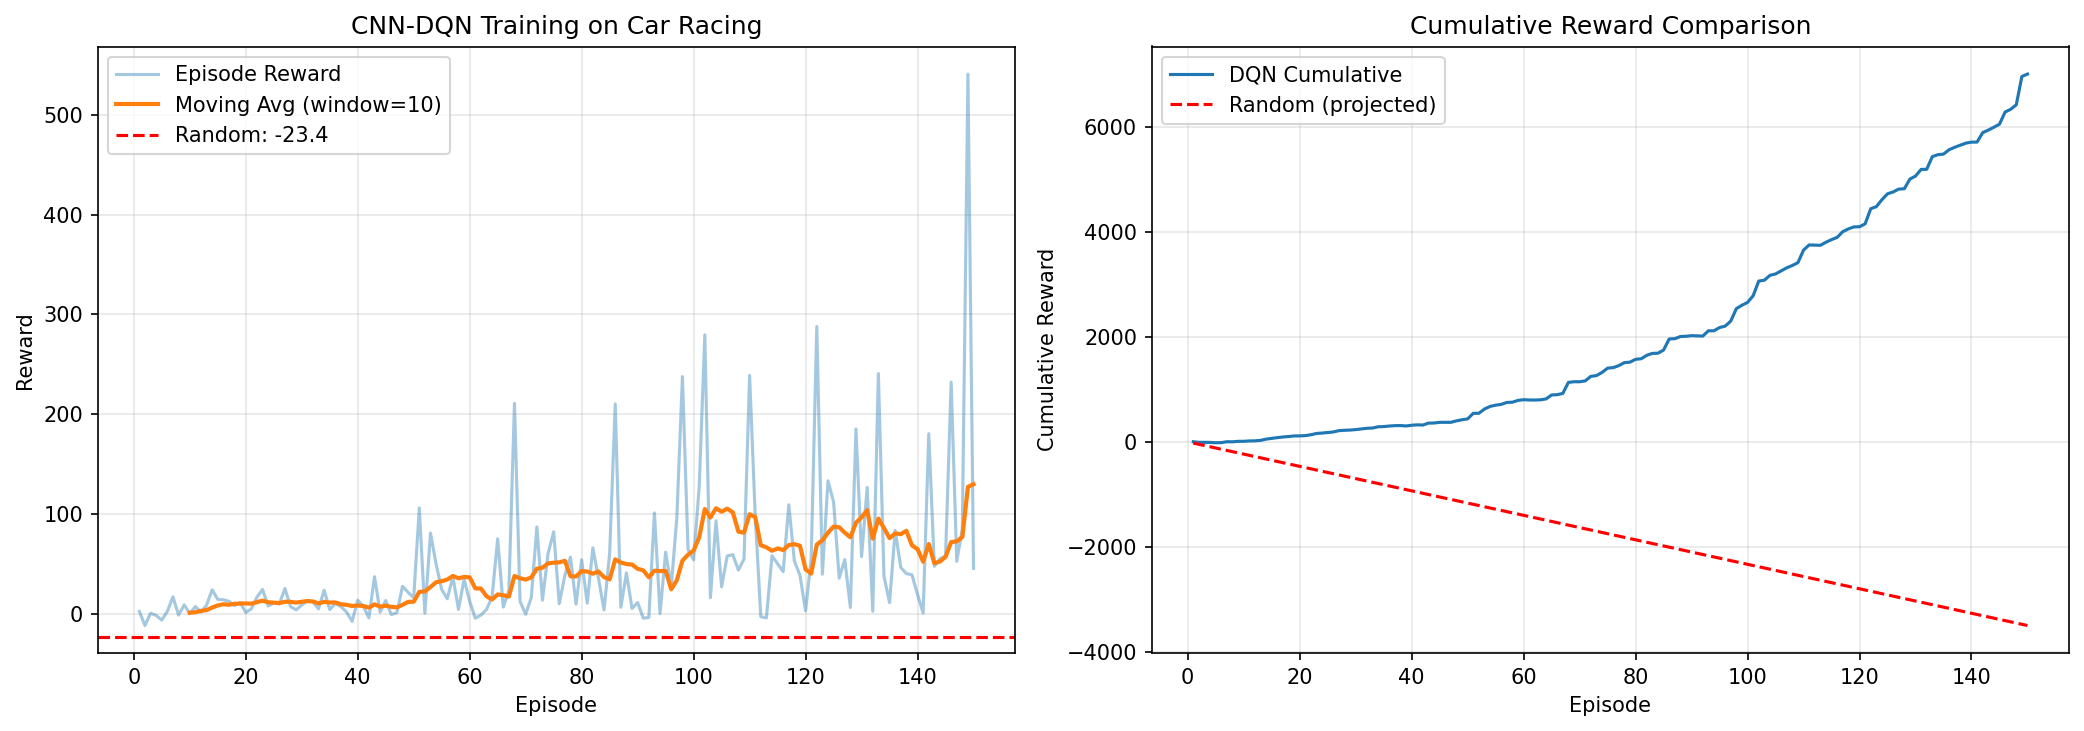

Reproduce this figure in Python.
"""
Extra Credit 2: CNN-based DQN for Car Racing

This script implements a DQN agent with convolutional layers to learn
from raw pixel input for the Car Racing environment.

Based on:
- https://github.com/andywu0913/OpenAI-GYM-CarRacing-DQN
- https://github.com/CCS-Lab/project_car_racing
"""

import gymnasium as gym
import numpy as np
import random
import matplotlib
import matplotlib.pyplot as plt
from collections import namedtuple, deque
from itertools import count

import torch
import torch.nn as nn
import torch.optim as optim
import torch.nn.functional as F

matplotlib.use('Agg')

# Device configuration
device = torch.device("cuda" if torch.cuda.is_available() else "mps" if torch.backends.mps.is_available() else "cpu")
print(f"Using device: {device}")

# Transition namedtuple
Transition = namedtuple('Transition', ('state', 'action', 'next_state', 'reward', 'done'))


class ReplayMemory:
    """Experience replay buffer."""
    def __init__(self, capacity):
        self.memory = deque([], maxlen=capacity)

    def push(self, *args):
        self.memory.append(Transition(*args))

    def sample(self, batch_size):
        return random.sample(self.memory, batch_size)

    def __len__(self):
        return len(self.memory)


def preprocess_frame(frame):
    """
    Preprocess the frame for the CNN.
    - Convert to grayscale
    - Crop to focus on the road
    - Normalize to [0, 1]
    - Resize if needed
    
    Input: (96, 96, 3) RGB image
    Output: (84, 84) grayscale image
    """
    # Convert to grayscale
    gray = np.mean(frame, axis=2)
    
    # Crop to remove HUD at bottom (focus on main gameplay area)
    # Original is 96x96, crop to 84x84 from top-left
    cropped = gray[:84, 6:90]  # 84x84
    
    # Normalize
    normalized = cropped / 255.0
    
    return normalized.astype(np.float32)


class FrameStack:
    """Stack multiple frames for temporal information."""
    def __init__(self, num_frames=4):
        self.num_frames = num_frames
        self.frames = deque([], maxlen=num_frames)
    
    def reset(self, frame):
        """Reset with initial frame repeated."""
        for _ in range(self.num_frames):
            self.frames.append(frame)
        return self._get_state()
    
    def step(self, frame):
        """Add new frame and return stacked state."""
        self.frames.append(frame)
        return self._get_state()
    
    def _get_state(self):
        """Return stacked frames as (num_frames, H, W) array."""
        return np.stack(self.frames, axis=0)


class ConvDQN(nn.Module):
    """
    Convolutional DQN for pixel input.
    
    Input: (batch, 4, 84, 84) - 4 stacked grayscale frames
    Output: Q-values for 5 discrete actions
    """
    def __init__(self, n_actions=5):
        super(ConvDQN, self).__init__()
        
        # Convolutional layers
        self.conv1 = nn.Conv2d(4, 32, kernel_size=8, stride=4)
        self.conv2 = nn.Conv2d(32, 64, kernel_size=4, stride=2)
        self.conv3 = nn.Conv2d(64, 64, kernel_size=3, stride=1)
        
        # Calculate size after convolutions
        # Input: 84x84
        # After conv1 (8, 4): (84-8)/4 + 1 = 20
        # After conv2 (4, 2): (20-4)/2 + 1 = 9
        # After conv3 (3, 1): (9-3)/1 + 1 = 7
        # Final: 64 * 7 * 7 = 3136
        
        self.fc1 = nn.Linear(64 * 7 * 7, 512)
        self.fc2 = nn.Linear(512, n_actions)
    
    def forward(self, x):
        x = F.relu(self.conv1(x))
        x = F.relu(self.conv2(x))
        x = F.relu(self.conv3(x))
        x = x.view(x.size(0), -1)  # Flatten
        x = F.relu(self.fc1(x))
        return self.fc2(x)


class CarRacingDQNAgent:
    """DQN Agent for Car Racing with CNN."""
    
    # Define discrete actions
    # 0: No action
    # 1: Steer left
    # 2: Steer right
    # 3: Gas
    # 4: Brake
    ACTIONS = [
        np.array([0.0, 0.0, 0.0]),   # No action
        np.array([-1.0, 0.0, 0.0]),  # Steer left
        np.array([1.0, 0.0, 0.0]),   # Steer right
        np.array([0.0, 1.0, 0.0]),   # Gas
        np.array([0.0, 0.0, 0.8]),   # Brake
    ]
    
    def __init__(self, batch_size=32, gamma=0.99, eps_start=1.0, eps_end=0.05,
                 eps_decay=10000, tau=0.005, lr=1e-4, memory_size=10000):
        self.n_actions = len(self.ACTIONS)
        self.batch_size = batch_size
        self.gamma = gamma
        self.eps_start = eps_start
        self.eps_end = eps_end
        self.eps_decay = eps_decay
        self.tau = tau
        
        # Networks
        self.policy_net = ConvDQN(self.n_actions).to(device)
        self.target_net = ConvDQN(self.n_actions).to(device)
        self.target_net.load_state_dict(self.policy_net.state_dict())
        
        self.optimizer = optim.AdamW(self.policy_net.parameters(), lr=lr, amsgrad=True)
        self.memory = ReplayMemory(memory_size)
        self.steps_done = 0
        self.frame_stack = FrameStack(num_frames=4)
    
    def select_action(self, state, training=True):
        """Select action using epsilon-greedy."""
        if training:
            sample = np.random.random()
            eps = self.eps_end + (self.eps_start - self.eps_end) * \
                np.exp(-1. * self.steps_done / self.eps_decay)
            self.steps_done += 1
            
            if sample > eps:
                with torch.no_grad():
                    state_tensor = torch.tensor(state, dtype=torch.float32, device=device).unsqueeze(0)
                    return self.policy_net(state_tensor).max(1).indices.item()
            else:
                return np.random.randint(0, self.n_actions)
        else:
            with torch.no_grad():
                state_tensor = torch.tensor(state, dtype=torch.float32, device=device).unsqueeze(0)
                return self.policy_net(state_tensor).max(1).indices.item()
    
    def get_continuous_action(self, action_idx):
        """Convert discrete action index to continuous action."""
        return self.ACTIONS[action_idx]
    
    def store_transition(self, state, action, next_state, reward, done):
        """Store transition in replay buffer."""
        self.memory.push(state, action, next_state, reward, done)
    
    def optimize(self):
        """Perform one optimization step."""
        if len(self.memory) < self.batch_size:
            return None
        
        transitions = self.memory.sample(self.batch_size)
        batch = Transition(*zip(*transitions))
        
        # Create tensors
        state_batch = torch.tensor(np.array(batch.state), dtype=torch.float32, device=device)
        action_batch = torch.tensor(batch.action, dtype=torch.long, device=device).unsqueeze(1)
        reward_batch = torch.tensor(batch.reward, dtype=torch.float32, device=device)
        done_batch = torch.tensor(batch.done, dtype=torch.bool, device=device)
        
        # For next states, we need to handle terminal states
        non_final_mask = ~done_batch
        non_final_next_states = torch.tensor(
            np.array([s for s, d in zip(batch.next_state, batch.done) if not d]),
            dtype=torch.float32, device=device
        )
        
        # Compute Q(s_t, a)
        state_action_values = self.policy_net(state_batch).gather(1, action_batch)
        
        # Compute V(s_{t+1})
        next_state_values = torch.zeros(self.batch_size, device=device)
        if non_final_next_states.numel() > 0:
            with torch.no_grad():
                next_state_values[non_final_mask] = self.target_net(non_final_next_states).max(1).values
        
        # Compute expected Q values
        expected_state_action_values = (next_state_values * self.gamma) + reward_batch
        
        # Huber loss
        criterion = nn.SmoothL1Loss()
        loss = criterion(state_action_values, expected_state_action_values.unsqueeze(1))
        
        # Optimize
        self.optimizer.zero_grad()
        loss.backward()
        torch.nn.utils.clip_grad_value_(self.policy_net.parameters(), 100)
        self.optimizer.step()
        
        return loss.item()
    
    def soft_update(self):
        """Soft update target network."""
        target_state_dict = self.target_net.state_dict()
        policy_state_dict = self.policy_net.state_dict()
        for key in policy_state_dict:
            target_state_dict[key] = policy_state_dict[key] * self.tau + \
                                      target_state_dict[key] * (1 - self.tau)
        self.target_net.load_state_dict(target_state_dict)


def train_car_racing(agent, num_episodes=200, max_steps=1000, skip_frames=4):
    """
    Train the DQN agent on Car Racing.
    
    Args:
        agent: CarRacingDQNAgent instance
        num_episodes: Number of training episodes
        max_steps: Maximum steps per episode
        skip_frames: Number of frames to skip (repeat action)
    """
    env = gym.make("CarRacing-v3", render_mode=None, continuous=True)
    
    episode_rewards = []
    
    for episode in range(num_episodes):
        obs, info = env.reset()
        
        # Preprocess and initialize frame stack
        frame = preprocess_frame(obs)
        state = agent.frame_stack.reset(frame)
        
        total_reward = 0
        negative_reward_counter = 0
        
        for step in range(max_steps):
            # Select action
            action_idx = agent.select_action(state, training=True)
            action = agent.get_continuous_action(action_idx)
            
            # Execute action for skip_frames
            reward_sum = 0
            done = False
            for _ in range(skip_frames):
                next_obs, reward, terminated, truncated, info = env.step(action)
                reward_sum += reward
                done = terminated or truncated
                if done:
                    break
            
            # Preprocess next frame
            next_frame = preprocess_frame(next_obs)
            next_state = agent.frame_stack.step(next_frame)
            
            # Store transition
            agent.store_transition(state, action_idx, next_state, reward_sum, done)
            
            # Optimize
            agent.optimize()
            agent.soft_update()
            
            state = next_state
            total_reward += reward_sum
            
            # Early stopping if stuck
            if reward_sum < 0:
                negative_reward_counter += 1
                if negative_reward_counter > 25:
                    break
            else:
                negative_reward_counter = 0
            
            if done:
                break
        
        episode_rewards.append(total_reward)
        
        # Print progress
        if (episode + 1) % 10 == 0:
            avg_reward = np.mean(episode_rewards[-10:])
            eps = agent.eps_end + (agent.eps_start - agent.eps_end) * \
                np.exp(-1. * agent.steps_done / agent.eps_decay)
            print(f"Episode {episode + 1}/{num_episodes}, "
                  f"Reward: {total_reward:.1f}, "
                  f"Avg (last 10): {avg_reward:.1f}, "
                  f"Epsilon: {eps:.3f}")
    
    env.close()
    return episode_rewards


def evaluate_random_policy(num_episodes=20, max_steps=500):
    """Evaluate random policy baseline."""
    env = gym.make("CarRacing-v3", render_mode=None, continuous=True)
    
    actions = [
        np.array([0.0, 0.0, 0.0]),   # No action
        np.array([-1.0, 0.0, 0.0]),  # Steer left
        np.array([1.0, 0.0, 0.0]),   # Steer right
        np.array([0.0, 1.0, 0.0]),   # Gas
        np.array([0.0, 0.0, 0.8]),   # Brake
    ]
    
    rewards = []
    
    for _ in range(num_episodes):
        obs, info = env.reset()
        total_reward = 0
        
        for _ in range(max_steps):
            action = random.choice(actions)
            obs, reward, terminated, truncated, info = env.step(action)
            total_reward += reward
            if terminated or truncated:
                break
        
        rewards.append(total_reward)
    
    env.close()
    return np.mean(rewards), rewards


def evaluate_policy(agent, num_episodes=20, max_steps=1000):
    """Evaluate learned policy."""
    env = gym.make("CarRacing-v3", render_mode=None, continuous=True)
    
    rewards = []
    
    for _ in range(num_episodes):
        obs, info = env.reset()
        
        frame = preprocess_frame(obs)
        state = agent.frame_stack.reset(frame)
        
        total_reward = 0
        
        for _ in range(max_steps):
            action_idx = agent.select_action(state, training=False)
            action = agent.get_continuous_action(action_idx)
            
            next_obs, reward, terminated, truncated, info = env.step(action)
            total_reward += reward
            
            frame = preprocess_frame(next_obs)
            state = agent.frame_stack.step(frame)
            
            if terminated or truncated:
                break
        
        rewards.append(total_reward)
    
    env.close()
    return np.mean(rewards), rewards


def plot_training(episode_rewards, random_avg, save_path="extra_credit_2_car_racing.png"):
    """Plot training progress."""
    fig, axes = plt.subplots(1, 2, figsize=(14, 5))
    
    # Plot 1: Episode rewards
    ax1 = axes[0]
    episodes = np.arange(1, len(episode_rewards) + 1)
    ax1.plot(episodes, episode_rewards, alpha=0.4, label='Episode Reward')
    
    # Moving average
    window = 10
    if len(episode_rewards) >= window:
        moving_avg = np.convolve(episode_rewards, np.ones(window)/window, mode='valid')
        ax1.plot(np.arange(window, len(episode_rewards) + 1), moving_avg,
                 label=f'Moving Avg (window={window})', linewidth=2)
    
    ax1.axhline(y=random_avg, color='r', linestyle='--', label=f'Random: {random_avg:.1f}')
    ax1.set_xlabel('Episode')
    ax1.set_ylabel('Reward')
    ax1.set_title('CNN-DQN Training on Car Racing')
    ax1.legend()
    ax1.grid(True, alpha=0.3)
    
    # Plot 2: Cumulative rewards
    ax2 = axes[1]
    cumulative = np.cumsum(episode_rewards)
    ax2.plot(episodes, cumulative, label='DQN Cumulative')
    random_cumulative = episodes * random_avg
    ax2.plot(episodes, random_cumulative, 'r--', label='Random (projected)')
    ax2.set_xlabel('Episode')
    ax2.set_ylabel('Cumulative Reward')
    ax2.set_title('Cumulative Reward Comparison')
    ax2.legend()
    ax2.grid(True, alpha=0.3)
    
    plt.tight_layout()
    plt.savefig(save_path, dpi=150, bbox_inches='tight')
    plt.close()
    print(f"Training plot saved to {save_path}")


def main():
    random.seed(42)
    np.random.seed(42)
    torch.manual_seed(42)
    
    print("=" * 70)
    print("Extra Credit 2: CNN-based DQN for Car Racing")
    print("=" * 70)
    
    # Random baseline
    print("\nEvaluating random policy baseline...")
    random_avg, random_rewards = evaluate_random_policy(num_episodes=20)
    print(f"Random Policy Average Reward: {random_avg:.2f}")
    
    # Create agent
    agent = CarRacingDQNAgent(
        batch_size=32,
        gamma=0.99,
        eps_start=1.0,
        eps_end=0.05,
        eps_decay=5000,
        tau=0.005,
        lr=1e-4,
        memory_size=10000
    )
    
    # Train
    print("\nTraining CNN-DQN agent...")
    num_episodes = 150  # Reduced for reasonable training time
    episode_rewards = train_car_racing(agent, num_episodes=num_episodes)
    
    # Final evaluation
    print("\nFinal evaluation of learned policy...")
    final_avg, final_rewards = evaluate_policy(agent, num_episodes=20)
    print(f"Learned Policy Average Reward: {final_avg:.2f}")
    
    # Results
    print("\n" + "=" * 70)
    print("Results Summary")
    print("=" * 70)
    print(f"Random Policy Average Reward: {random_avg:.2f}")
    print(f"DQN Policy Average Reward: {final_avg:.2f}")
    print(f"Improvement: {final_avg - random_avg:.2f} points")
    print(f"Best Episode Reward: {max(episode_rewards):.2f}")
    print(f"Last 10 Episodes Average: {np.mean(episode_rewards[-10:]):.2f}")
    
    # Plot
    plot_training(episode_rewards, random_avg)
    
    # Save model
    torch.save(agent.policy_net.state_dict(), 'car_racing_cnn_dqn.pth')
    print("Model saved to car_racing_cnn_dqn.pth")
    
    return agent, episode_rewards, random_avg, final_avg


if __name__ == "__main__":
    agent, episode_rewards, random_avg, final_avg = main()
